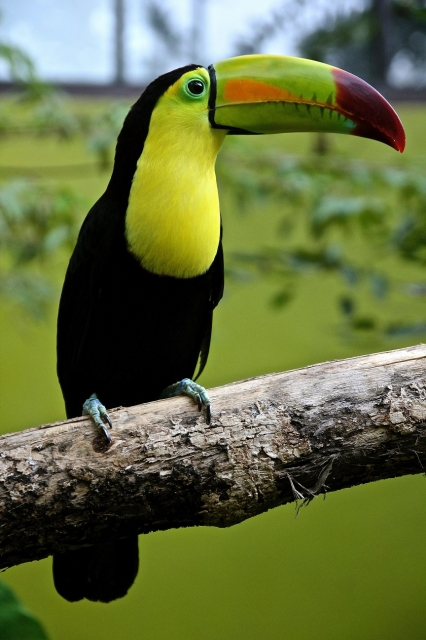
#> input picture frame_2D_alg/images/toucan_small.png, 426 x 640 px, given in place of toucan_small.jpg, which was not available
$ python vect_edge.py
#> lines starting #> are read from the running program, lines starting #| are printed output that depends on the picture
### frame_2D_alg/frame_blobs.py
import weakref
import numpy as np
from matplotlib import pyplot as plt
'''
    2D version of first-level core algorithm includes frame_blobs, intra_blob (recursive search within blobs), and blob2_P_blob.
    -
    Blob is 2D pattern: connectivity cluster defined by the sign of gradient deviation. Gradient represents 2D variation
    per pixel. It is used as inverse measure of partial match (predictive value) because direct match (min intensity)
    is not meaningful in vision. Intensity of reflected light doesn't correlate with predictive value of observed object
    (predictive value is physical density, hardness, inertia that represent resistance to change in positional parameters)
    -
    Comparison range is fixed for each layer of search, to enable encoding of input pose parameters: coordinates, dimensions,
    orientation. These params are essential because value of prediction = precision of what * precision of where.
    Clustering here is nearest-neighbor only, same as image segmentation, to avoid overlap among blobs.
    -
    Main functions:
    - comp_pixel:
    Comparison between diagonal pixels in 2x2 kernels of image forms derts: tuples of pixel + derivatives per kernel.
    The output is der__t: 2D array of pixel-mapped derts.
    - frame_blobs_root:
    Flood-fill segmentation of image der__t into blobs: contiguous areas of positive | negative deviation of gradient per kernel.
    Each blob is parameterized with summed params of constituent derts, derived by pixel cross-comparison (cross-correlation).
    These params represent predictive value per pixel, so they are also predictive on a blob level,
    thus should be cross-compared between blobs on the next level of search.
    - assign_adjacents:
    Each blob is assigned internal and external sets of opposite-sign blobs it is connected to.
    Frame_blobs is a start for all deeper processing in 2D alg.
    -
    Please see illustrations:
    https://github.com/boris-kz/CogAlg/blob/master/frame_2D_alg/Illustrations/blob_params.drawio
    https://github.com/boris-kz/CogAlg/blob/master/frame_2D_alg/Illustrations/frame_blobs.png
    https://github.com/boris-kz/CogAlg/blob/master/frame_2D_alg/Illustrations/frame_blobs_intra_blob.drawio

    Conventions:
    postfix 't' denotes tuple, multiple ts is a nested tuple
    postfix '_' denotes array name, vs. same-name elements
    prefix '_'  denotes prior of two same-name variables
    prefix 'f'  denotes flag
    1-3 letter names are normally scalars, except for P and similar classes,
    capitalized variables are normally summed small-case variables,
    longer names are normally classes
'''
class CBase:
    refs = []
    def __init__(obj):
        obj._id = len(obj.refs)
        obj.refs.append(weakref.ref(obj))
    def __hash__(obj): return obj.id
    @property
    def id(obj): return obj._id
    # [5 lines left out: function get_instance, not called in this run]
    def __repr__(obj): return f"{obj.__class__.__name__}(id={obj.id})"
    '''
    def __getattribute__(ave,name):
        coefs =   object.__getattribute__(ave, "coefs")
        if name == "coefs":
            return object.__getattribute__(ave, name)
        elif name == "md":
            return [ave.m * coefs["m"], ave.d *  coefs["d"]]  # get updated md
        else:
            return object.__getattribute__(ave, name)  * coefs[name]  # always return ave * coef
    '''
# hyper-parameters, init a guess, adjusted by feedback
ave  = 30  # base filter, directly used for comp_r fork
aveR = 10  # for range+, fixed overhead per blob


class CN(CBase):
    name = "node"
    # [30 lines left out: function __init__, not called in this run]
        # ftree: list =z([[]])  # indices in all layers(forks, if no fback merge, G.fback_=[] # node fb buffer, n in fb[-1]
    def __bool__(n): return bool(n.c)

class CF(CBase):
    name = "fork"
    # [13 lines left out: function __init__, not called in this run]
    def __bool__(f): return bool(f.c)


class CBlob(CBase):

    # [44 lines left out: functions __init__, fill_blob, term, not called in this run]
        # edges are unpacked so adjacents have to be assigned to slices) PPs as higher-order Alt_, probably not worth it
    @property
    def G(blob): return blob.latuple[-1]
    @property
    def yx_(blob): return list(blob.dert_.keys())


def frame_blobs_root(image, rV=1, fintra=0):
    global ave, aveR
    ave *= rV; aveR *= rV

    dert__ = comp_pixel(image) if isinstance(image[0],int) else image  # precomputed
    i__, g__, dy__, dx__, s__ = dert__  # convert to dict for flood-fill
    y__, x__ = np.indices(i__.shape)
    dert__ = dict(zip(
        zip(y__.flatten(), x__.flatten()),
        zip(i__.flatten(), g__.flatten(), dy__.flatten(), dx__.flatten(), s__.flatten()),
    ))
    frame = CN(box = np.array([0,0,image.shape[0],image.shape[1]]),
               yx  = np.array([image.shape[0]//2, image.shape[1]//2]),
               L_  = image)  # temporary
    flood_fill(frame, dert__)  # flood-fill 1 pixel at a time
    if fintra and frame.baseT[1] > ave:
        intra_blob_root(frame)  # kernel size extension
    return frame

# [29 lines left out: functions comp_pixel, flood_fill, not called in this run]
'''
intra_blob recursively segments each blob for two forks of extended internal cross-comp and sub-clustering:
- comp_range: incremental range cross-comp in low-variation blobs: >ave negative gradient
- vectorize_root: slice_edge -> comp_slice -> agg_recursion
blobs that terminate on frame edge will have to be spliced across frames
'''

class CrNode_(CN):
    # [65 lines left out: functions __init__, intra_blob_root, rblob, comp_r, compute_kernel, not called in this run]

def imread(filename, raise_if_not_read=True):  # Read an image in grayscale, return array
#> called with filename = './images/toucan_small.jpg', raise_if_not_read = True
    try: return np.mean(plt.imread(filename), axis=2).astype(float)
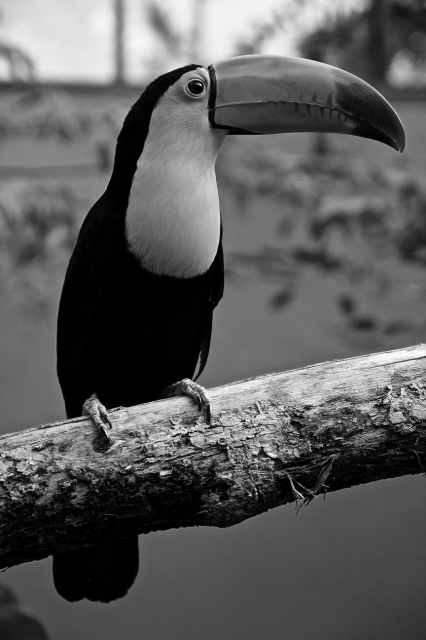
#> returned value: shape (640, 426) float64; min 0, max 0.992, mean 0.359
    except AttributeError:
        if raise_if_not_read: raise SystemError('image is not read')
        else: print('Warning: image is not read')

# [9 lines left out: function unpack_blob_, not called in this run]

# [43 lines that do not run on import are left out]

### frame_2D_alg/vect_edge.py
from frame_blobs import CBase, frame_blobs_root, intra_blob_root, imread, unpack_blob_
from slice_edge import slice_edge, comp_angle
from comp_slice import comp_slice
from itertools import combinations, zip_longest
from functools import reduce
from copy import deepcopy, copy
import numpy as np

'''
This code is initially for clustering segments within edge: high-gradient blob, but too complex for that.
It's mostly a prototype for open-ended compositional recursion: clustering blobs, graphs of blobs, etc.
-
rng+ fork: incremental-range cross-comp nodes: edge segments at < max distance, cluster if they match.
der+ fork: incremental-derivation cross-comp links, from node cross-comp, if abs_diff * rel_adjacent_match
(variance patterns borrow value from co-projected match patterns because their projections cancel-out)
-
So graphs should be assigned adjacent alt-fork (der+ to rng+) graphs, to which they lend predictive value.
But alt match patterns borrow already borrowed value, which is too tenuous to track, we use average borrowed value.
Clustering criterion within each fork is summed match of >ave vars (<ave vars are not compared and don't add comp costs).
-
Clustering is exclusive per fork,ave, with fork selected per variable | derLay | aggLay
Fuzzy clustering can only be centroid-based, because overlapping connectivity-based clusters will merge.
Param clustering if MM, compared along derivation sequence, or combinatorial?
-
Summed-graph representation is nested in a dual tree of down-forking elements: node_, and up-forking clusters: root_.
That resembles neurons, with dendritic tree as input and axonal tree as output.
But these graphs have recursively nested param sets mapping to each level of the trees, which don't exist in neurons.
-
diagrams:
https://github.com/boris-kz/CogAlg/blob/master/frame_2D_alg/Illustrations/generic%20graph.drawio.png
https://github.com/boris-kz/CogAlg/blob/master/frame_2D_alg/Illustrations/agg_recursion_unfolded.drawio.png
-
notation:
prefix  f denotes flag
postfix t denotes tuple, multiple ts is a nested tuple
prefix  _ denotes prior of two same-name variables, multiple _s for relative precedence
postfix _ denotes array of same-name elements, multiple _s is nested array
capitalized variables are usually summed small-case variables
'''

class CLay(CBase):  # layer of derivation hierarchy
    name = "lay"
    # [7 lines left out: function __init__, not called in this run]
        # [5 lines of commented-out code are left out]
    def __bool__(l): return bool(l.node_)

    # [40 lines left out: functions copy_, add_lay, comp_lay, not called in this run]

class CG(CBase):  # PP | graph | blob: params of single-fork node_ cluster
    # graph / node
    # [24 lines left out: function __init__, not called in this run]
    def __bool__(G): return bool(G.H)  # never empty

# [16 lines left out: function copy_, not called in this run]

class CL(CBase):  # link or edge, a product of comparison between two nodes or links
    name = "link"
    # [11 lines left out: function __init__, not called in this run]
        # add med, rimt, extH in der+
    def __bool__(l): return bool(l.nodet)

ave, avd, arn, aI, aveB, aveR, Lw, ave_dist, int_w, loop_w, clust_w = 10, 10, 1.2, 100, 100, 3, 5, 10, 2, 5, 10  # opportunity costs
wM, wD, wN, wO, wI, wG, wA, wL = 10, 10, 20, 20, 1, 1, 20, 20  # der params higher-scope weights = reversed relative estimated ave?
w_t = np.ones((2,8))  # fb weights per derTT, adjust in agg+

# [192 lines left out: functions vect_root, cluster_edge, val_, comp_node_, extend_box, base_comp and 1 more, not called in this run]

def get_rim(N,fi): return N.rim if fi else N.rimt[0] + N.rimt[1]  # add nesting in cluster_N_?

# [174 lines left out: functions sum2graph, sum_lay_, comb_H_, sum_H, add_H, comp_H and 5 more, not called in this run]

if __name__ == "__main__":
   # image_file = './images/raccoon_eye.jpeg'
    image_file = './images/toucan_small.jpg'
    image = imread(image_file)
    frame = frame_blobs_root(image)
#> (the run stopped early here; a loop or call above may not have finished)

$ run again, with frame_2D_alg/images/raccoon_eye.jpeg saved as frame_2D_alg/images/toucan_small.png
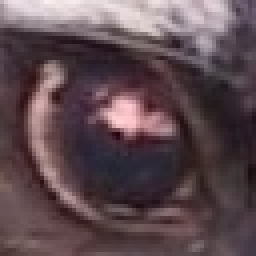
#> input picture frame_2D_alg/images/raccoon_eye.jpeg, 64 x 64 px, given in place of toucan_small.jpg, which was not available (shown 4 times larger)
#> in imread, `try: return np.mean(plt.imread(filename), axis=2).astype(float)`:
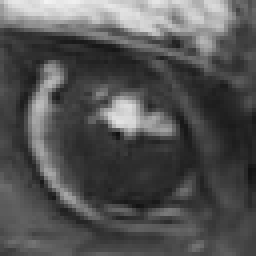
#> returned value: shape (64, 64) float64 (shown 4 times larger); min 0.0719, max 0.954, mean 0.326
